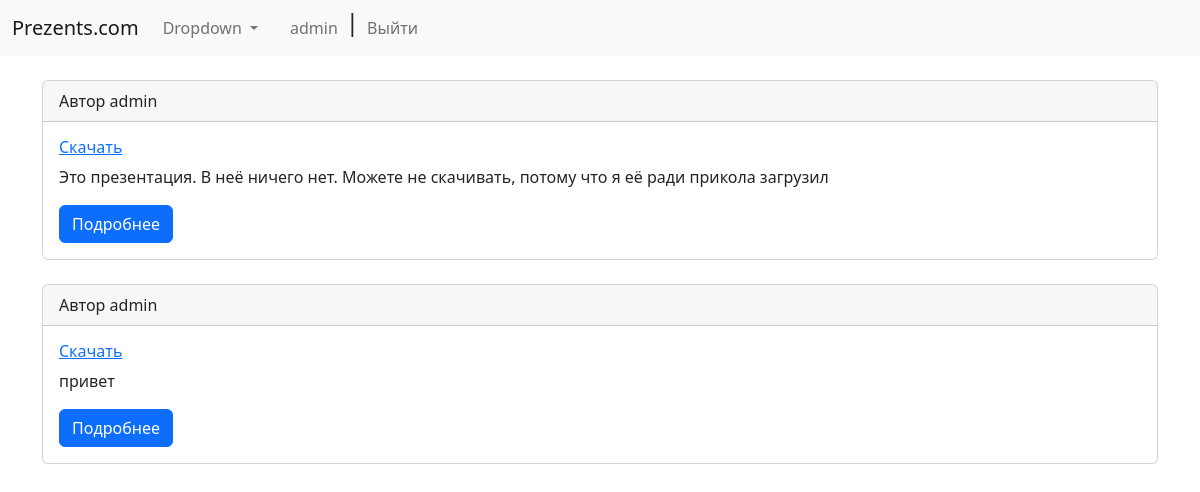
Screenshot of /prezents/index/ (signed in) with the database file from the repository.
### users/models.py (models this page shows)
class User(AbstractUser):
    description = models.TextField()
    image = models.ImageField(upload_to='photo/', blank=True)
    def __str__(self) -> str:
        return self.username
    class Meta:
        verbose_name = 'user'
        verbose_name_plural = 'users'

### prezents/models.py (models this page shows)
class Post(models.Model):
    user = models.ForeignKey(User,
            on_delete=models.CASCADE,
            verbose_name='пользователь')
    file = models.FileField(upload_to='index_file/', verbose_name='файл')
    description = models.TextField(verbose_name='описание файла')

### prezents/views.py (the view)
# urls.py: path('index/', views.index, name='index'),
def index(request):
    posts = Post.objects.all()
    return render(request,
        template_name='prezents/index.html',
        context={'posts': posts})

### templates/prezents/index.html (shortened to what this page needs)
{% extends 'base.html' %}
{% block content %}
<br>
<div class="container">
    {% for post in posts %}
        <div class="card">
            <div class="card-header">
                Автор   {{ post.user }}
            </div>
            <div class="card-body">
              <h6 class="card-title"><a href="{{ post.file.url}}">Скачать</a></h6>
              <p class="card-text">{{ post.description }}</p>
              <a href="{% url 'detail' post.pk %}" class="btn btn-primary">Подробнее</a>
            </div>
          </div>
          <br>
        {% endfor %}
      </div>
{% endblock %}

### templates/base.html (shortened to what this page needs)
<!DOCTYPE html>
<html lang="en">
<head>
    <link href="https://cdn.jsdelivr.net/npm/bootstrap@5.2.2/dist/css/bootstrap.min.css" rel="stylesheet">
</head>
<body>
    <nav class="navbar navbar-expand-lg bg-light">
        <div class="container-fluid">
          <a class="navbar-brand" href="{% url 'index' %}">Prezents.com</a>
          <div class="collapse navbar-collapse" id="navbarSupportedContent">
            <ul class="navbar-nav me-auto mb-2 mb-lg-0">
              {% if user.is_authenticated %}
              <li class="nav-item dropdown">
                <a class="nav-link dropdown-toggle" href="#" role="button" data-bs-toggle="dropdown" aria-expanded="false">
                  Dropdown
                </a>
              </li>
              <li class="nav-item">
                <a class="nav-link disabled"></a>
              </li>
            <li class="nav-item">
              <a class="nav-link" href="{% url 'user_profile' user.id %}">{{ user}}</a>
            </li>
            <h4>|</h4>
            <li class="nav-item">
               <a class="nav-link" href="{% url 'logout' %}">Выйти</a>
            </li>
            {% endif %}
          </div>
        </div>
      </nav>
    {% block content %}
    {% endblock %}
</body>
</html>

### rows the page displays
User: username "admin"
Post: user "admin", description "Это презентация. В неё ничего нет. Можете не скачивать, потому что я её ради прикола загрузил"
Post: user "admin", description "привет"
